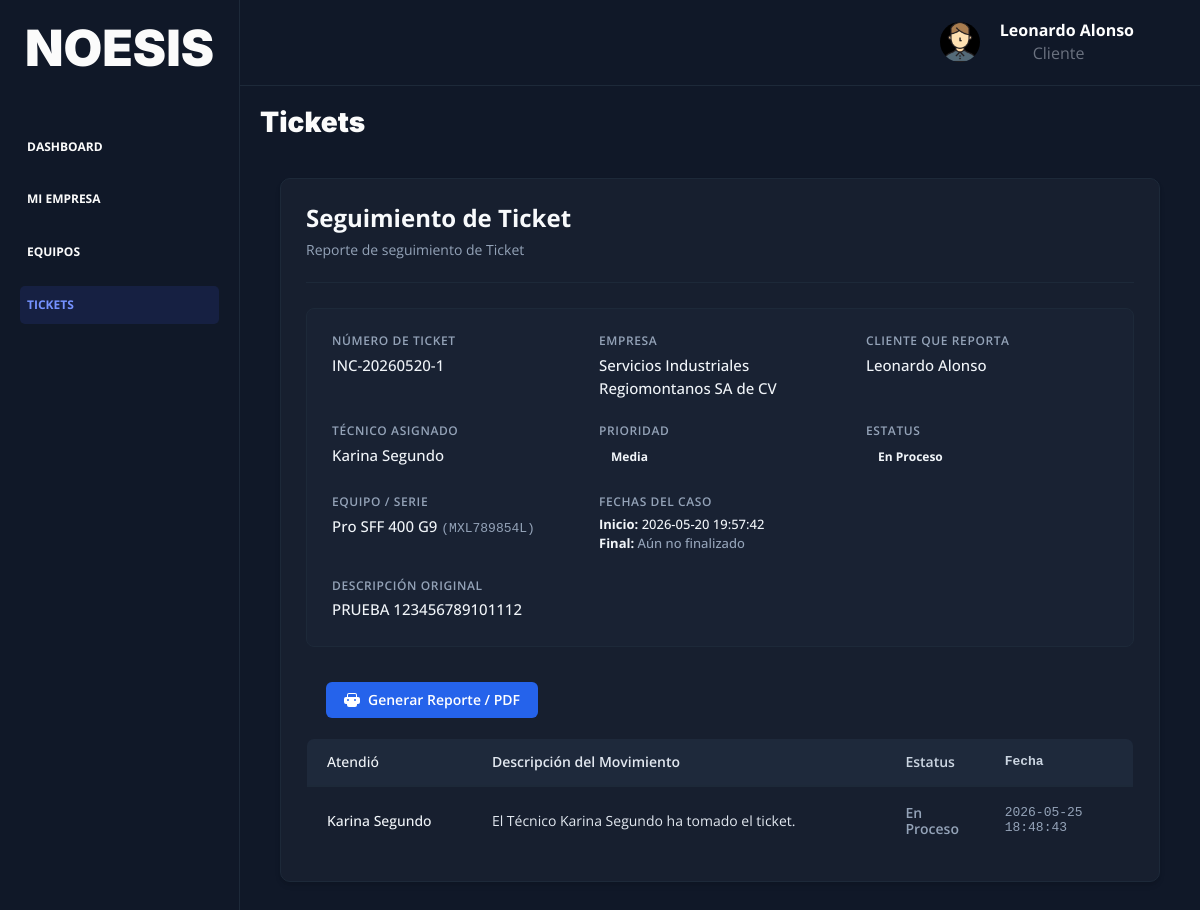
The app's page /tickets/detalle?id=8 (signed in) with its own data.
### tables this page shows
CREATE TABLE `ticket` (
  `id` int NOT NULL AUTO_INCREMENT,
  `id_cliente` int DEFAULT NULL,
  `id_trabajador` int DEFAULT NULL,
  `id_equipo` int DEFAULT NULL,
  `id_empresa` int DEFAULT NULL,
  `id_categoria` int DEFAULT NULL,
  `numero_ticket` varchar(45) DEFAULT NULL,
  `prioridad` enum('Baja','Media','Alta','Crítica') DEFAULT 'Baja',
  `estatus` enum('Abierto','En Proceso','Cerrado','Cancelado') DEFAULT 'Abierto',
  `descripcion` varchar(255) DEFAULT NULL,
  `ruta_evidencia` varchar(100) DEFAULT NULL,
  `fecha_inicio` datetime DEFAULT CURRENT_TIMESTAMP,
  `fecha_actualizacion` datetime DEFAULT NULL,
  `fecha_final` datetime DEFAULT NULL,
  PRIMARY KEY (`id`),
  KEY `id_empresa_FK_idx` (`id_empresa`),
  KEY `id_ticket_cliente_FK` (`id_cliente`),
  KEY `id_ticket_trabajador_FK` (`id_trabajador`),
  KEY `id_ticket_equipo_FK` (`id_equipo`),
  KEY `id_ticket_categoria_FK_idx` (`id_categoria`),
  CONSTRAINT `id_ticket_categoria_FK` FOREIGN KEY (`id_categoria`) REFERENCES `ticket_categoria` (`id`),
  CONSTRAINT `id_ticket_cliente_FK` FOREIGN KEY (`id_cliente`) REFERENCES `cliente` (`id`),
  CONSTRAINT `id_ticket_empresa_FK` FOREIGN KEY (`id_empresa`) REFERENCES `empresa` (`id`),
  CONSTRAINT `id_ticket_equipo_FK` FOREIGN KEY (`id_equipo`) REFERENCES `equipo` (`id`),
  CONSTRAINT `id_ticket_trabajador_FK` FOREIGN KEY (`id_trabajador`) REFERENCES `trabajador` (`id`)
);

CREATE TABLE `empresa` (
  `id` int NOT NULL AUTO_INCREMENT,
  `nombre_fiscal` varchar(100) NOT NULL,
  `rfc` varchar(15) NOT NULL,
  `direccion` varchar(255) NOT NULL,
  `correo` varchar(70) NOT NULL,
  `telefono` varchar(20) NOT NULL,
  `representante_legal` varchar(100) NOT NULL,
  `estatus` enum('Activa','Inactiva','Suspendida') NOT NULL,
  `fecha_alta` datetime NOT NULL,
  PRIMARY KEY (`id`),
  UNIQUE KEY `rfc` (`rfc`)
);

CREATE TABLE `cliente` (
  `id` int NOT NULL AUTO_INCREMENT,
  `id_empresa` int NOT NULL,
  `nombre` varchar(100) NOT NULL,
  `correo` varchar(100) DEFAULT NULL,
  `telefono` varchar(20) DEFAULT NULL,
  `rol` enum('Cliente') DEFAULT NULL,
  `password_hash` varchar(100) DEFAULT NULL,
  `puesto` varchar(50) DEFAULT NULL,
  `confirmado` tinyint DEFAULT NULL,
  `estatus_cuenta` enum('Activa','Inactiva') DEFAULT NULL,
  `token` varchar(100) DEFAULT NULL,
  `fecha_alta` datetime DEFAULT NULL,
  PRIMARY KEY (`id`),
  UNIQUE KEY `correo` (`correo`),
  KEY `id_empresa_FK_idx` (`id_empresa`),
  CONSTRAINT `id_cliente_empresa_FK` FOREIGN KEY (`id_empresa`) REFERENCES `empresa` (`id`)
);

CREATE TABLE `trabajador` (
  `id` int NOT NULL AUTO_INCREMENT,
  `nombre` varchar(100) NOT NULL,
  `correo` varchar(50) DEFAULT NULL,
  `num_empleado` varchar(10) DEFAULT NULL,
  `telefono` varchar(20) DEFAULT NULL,
  `rol` enum('Administrador','Técnico','Almacenista') NOT NULL,
  `especialidad` enum('Soporte Técnico de Escritorio (Helpdesk)','Técnico de Soporte de Impresión','Técnico de Conectividad y Redes','Administrador de Sistemas (SysAdmin)','Especialista en Seguridad Electrónica','Técnico en Telecomunicaciones','Administrador de Noesis TI','Almacenista') DEFAULT NULL,
  `estatus` enum('Disponible','En Sitio','Vacaciones','No Disponible') DEFAULT 'Disponible',
  `password_hash` varchar(100) DEFAULT NULL,
  `confirmado` tinyint DEFAULT NULL,
  `estatus_cuenta` enum('Activa','Inactiva') DEFAULT NULL,
  `token` varchar(100) DEFAULT NULL,
  `fecha_alta` datetime DEFAULT NULL,
  PRIMARY KEY (`id`)
);

CREATE TABLE `equipo` (
  `id` int NOT NULL AUTO_INCREMENT,
  `id_empresa` int NOT NULL,
  `tipo_equipo` enum('Desktop','Laptop','Impresoras','Router','Switch','Servidores','Firewall','Cámaras CCTV','Grabadores DVR/NVR','Telefonía') DEFAULT NULL,
  `marca` varchar(50) DEFAULT NULL,
  `modelo` varchar(50) DEFAULT NULL,
  `numero_serie` varchar(100) DEFAULT NULL,
  `nombre_equipo` varchar(50) DEFAULT NULL,
  `procesador` varchar(45) DEFAULT NULL,
  `frecuencia_procesador` varchar(45) DEFAULT NULL,
  `sistema_operativo` varchar(45) DEFAULT NULL,
  `ram` varchar(45) DEFAULT NULL,
  `almacenamiento` varchar(45) DEFAULT NULL,
  `tipo_almacenamiento` enum('HDD','SSD','NVMe M.2','N/A') DEFAULT NULL,
  `ruta_imagen` varchar(100) DEFAULT NULL,
  `fecha_alta` datetime DEFAULT NULL,
  `estatus` enum('Excelente','Bueno','Regular','Dañado','Baja') DEFAULT NULL,
  `detalles` text,
  PRIMARY KEY (`id`),
  UNIQUE KEY `num_serie` (`numero_serie`),
  KEY `id_empresa_FK` (`id_empresa`),
  CONSTRAINT `id_empresa_FK` FOREIGN KEY (`id_empresa`) REFERENCES `empresa` (`id`)
);

CREATE TABLE `ticket_seguimiento` (
  `id` int NOT NULL AUTO_INCREMENT,
  `id_ticket` int DEFAULT NULL,
  `id_cliente` int DEFAULT NULL,
  `id_trabajador` int DEFAULT NULL,
  `atiende` varchar(100) DEFAULT NULL,
  `descripcion` longtext,
  `estatus` varchar(45) DEFAULT NULL,
  `fecha` datetime DEFAULT NULL,
  PRIMARY KEY (`id`),
  KEY `id_ticket_FK_idx` (`id_ticket`),
  KEY `id_trabajador_FK_idx` (`id_trabajador`),
  KEY `id_cliente_FK_idx` (`id_cliente`),
  CONSTRAINT `id_cliente_FK` FOREIGN KEY (`id_cliente`) REFERENCES `cliente` (`id`),
  CONSTRAINT `id_ticket_FK` FOREIGN KEY (`id_ticket`) REFERENCES `ticket` (`id`),
  CONSTRAINT `id_trabajador_FK` FOREIGN KEY (`id_trabajador`) REFERENCES `trabajador` (`id`)
);

### views/dashboard/tickets/tickets-ver-detalle.php (the view, shortened to what the rows shown need)
<?php include_once __DIR__ . '/../header-dashboard.php'; ?>
<div class="vista-detalle-layout">
    <div class="tarjeta-detalle">
        <div class="ficha-tecnica-grid">
            <div class="ficha-item">
                <span class="ficha-label">Número de Ticket</span>
                <span class="ficha-value"><?php echo s($ticket->numero_ticket); ?></span>
            </div>
            <div class="ficha-item">
                <span class="ficha-label">Empresa</span>
                <span class="ficha-value"><?php echo s($ticket->nombre_empresa); ?></span>
            </div>
            <div class="ficha-item">
                <span class="ficha-label">Cliente que reporta</span>
                <span class="ficha-value"><?php echo s($ticket->nombre_cliente); ?></span>
            </div>
            <div class="ficha-item">
                <span class="ficha-label">Técnico asignado</span>
                <span class="ficha-value">
                    <?php echo $ticket->nombre_tecnico ? s($ticket->nombre_tecnico) : '<span style="color: #94a3b8; font-style: italic;">Sin Técnico asignado</span>'; ?>
                </span>
            </div>
            <div class="ficha-item">
                <span class="ficha-value">
                    <span class="detalle-badge <?php echo strtolower(s($ticket->prioridad)); ?>">
                        <?php echo s($ticket->prioridad); ?>
                    </span>
                </span>
            </div>
            <div class="ficha-item">
                <span class="ficha-value">
                    <span class="detalle-badge <?php echo strtolower(s($ticket->estatus)); ?>">
                        <?php echo s($ticket->estatus); ?>
                    </span>
                </span>
            </div>
            <div class="ficha-item">
                <span class="ficha-label">Equipo / Serie</span>
                <span class="ficha-value">
                    <?php echo s($ticket->modelo_equipo); ?>
                    <span style="color: #94a3b8; font-family: monospace; font-size: 1.3rem;">(<?php echo s($ticket->serie_equipo); ?>)</span>
                </span>
            </div>
            <div class="ficha-item">
                <span class="ficha-label">Fechas del Caso</span>
                <span class="ficha-value" style="font-size: 1.3rem;">
                    <strong>Inicio:</strong> <?php echo s($ticket->fecha_inicio); ?><br>
                    <strong>Final:</strong> <?php echo $ticket->fecha_final ? s($ticket->fecha_final) : '<span style="color: #94a3b8;">Aún no finalizado</span>'; ?>
                </span>
            </div>
            <div class="ficha-item ancho-completo">
                <span class="ficha-label">Descripción Original</span>
                <span class="ficha-value"><?php echo s($ticket->descripcion); ?></span>
            </div>
        </div>
        <div class="tabla-historial-contenedor">
            <table class="tabla-detalle-interna">
                <thead>
                    <tr>
                        <th>Atendió</th>
                        <th>Descripción del Movimiento</th>
                        <th>Estatus</th>
                        <th>Fecha</th>
                    </tr>
                </thead>
                <tbody>
                    <?php if(empty($ticket_seguimiento)): ?>
                        <tr>
                            <td colspan="4" style="text-align: center; color: #94a3b8; padding: 3rem;">
                                No hay actualizaciones registradas para este ticket todavía.
                            </td>
                        </tr>
                    <?php else: ?>
                        <?php foreach($ticket_seguimiento as $movimiento): ?>
                            <tr>
                                <td>
                                    <?php echo s($movimiento->atiende ?? 'Sistema / Cliente'); ?>
                                </td>
                                <td>
                                    <?php echo s($movimiento->descripcion ?? ''); ?>
                                </td>
                                <td>
                                    <?php echo s($movimiento->estatus) ?? '' ?>
                                </td>
                                <td>
                                    <?php echo s($movimiento->fecha ?? ''); ?>
                                </td>
                            </tr>
                        <?php endforeach; ?>
                    <?php endif; ?>
                </tbody>
            </table>
        </div>
    </div>
</div>
<?php
    include_once __DIR__ . '/../footer-dashboard.php';
?>

### records on screen
ticket: numero_ticket "INC-20260520-1", prioridad "Media", estatus "En Proceso", fecha_inicio "2026-05-20 19:57:42", descripcion "PRUEBA 123456789101112"
empresa: nombre_fiscal "Servicios Industriales Regiomontanos SA de CV"
cliente: nombre "Leonardo Alonso"
trabajador: nombre "Karina Segundo"
equipo: modelo "Pro SFF 400 G9", numero_serie "MXL789854L"
ticket_seguimiento: atiende "Karina Segundo", descripcion "El Técnico Karina Segundo ha tomado el ticket.", estatus "En Proceso", fecha "2026-05-25 18:48:43"

### other values on screen
$_SESSION['nombre'] "Leonardo Alonso"
$_SESSION['rol'] "Cliente"
